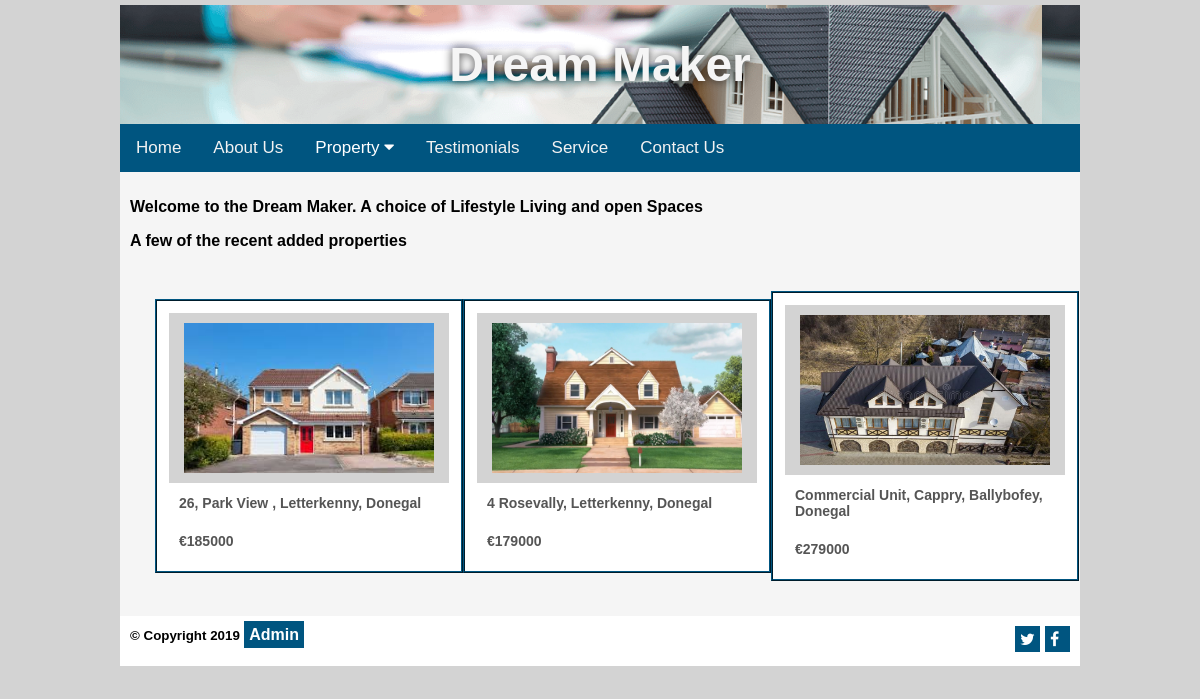
The page / on the database its author committed.
### tables this page shows
CREATE TABLE `property` (
  `propertyid` int(11) NOT NULL,
  `address1` varchar(50) NOT NULL,
  `town` varchar(50) NOT NULL,
  `county` varchar(50) NOT NULL,
  `price` double NOT NULL,
  `bedrooms` int(2) DEFAULT NULL,
  `shortdescription` text NOT NULL,
  `longdescription` text NOT NULL,
  `image` varchar(50) NOT NULL,
  `categoryid` int(11) NOT NULL,
  `vendorid` int(11) NOT NULL
);

### index.php (the view, shortened to what this page needs)
<!DOCTYPE HTML>
<html lang="en">
<head>
 <link rel="stylesheet" href="css/styles.css">
 </head>
<body>
<div id="container">
<div id="content">
  <p> <strong>Welcome to the Dream Maker.  A choice of Lifestyle Living and open Spaces <strong></p>
 <p>A few of the recent added properties</p>
<div class="grid-container">
<?php
$server="localhost";
$dbuser="root";
$password="";
$link=mysqli_connect($server,$dbuser,$password);
mysqli_select_db($link, "property");
$sql = "SELECT * from property";
$result = mysqli_query($link,$sql);
if(mysqli_num_rows($result)>0)
{
$s=0;
  while($row=mysqli_fetch_array($result))
  {
    if($s<3)
    {
      $propertyid=$row["propertyid"];
      $image=$row["image"];
      $address1=$row["address1"];
      $town=$row["town"];
      $county=$row["county"];
      $price=$row["price"];
      echo "<div class='grid-item'>
              <table>
              <tr>
                <td align=center>
                    <a href='moredetails.php?propertyid=$propertyid'><img src='$image' align=center height=150 width=250></a>
                    </td>
              </tr>
              <tr><td>$address1, $town, $county</td></tr>
              <tr><td>&euro;$price</td></tr>
              </table>
          </div>";
    }
      $s++;
  }
}
?>
</div>
</div>
</div>
</body>
</html>

### css/styles.css (style rules this page uses)
body { background-color: lightgrey; background-size: 90%; margin:0;font-family:Arial, Helvetica, sans-serif; }
#container { margin: auto; width: 80%; background-image: url('banner10.png'); border: 5px solid lightgrey; }
.sitename h1 { text-align: center; font-size: 3rem; color: whitesmoke; text-shadow: 0 0 .625rem rgba(0,0,0,0.75); }
#content { background-color: whitesmoke ; padding: 10px; min-height: 300px; }
#content a { background-color:lightgrey; color:#005580; font-weight:bold; padding:5px; }
#footer { background-color: #ffffff; height: 30px; padding: 10px; }
#footer a { background-color: #005580; color: white; text-decoration:none; padding:5px; }
.grid-container { display: grid; grid-template-columns: auto auto auto; background-color:whitesmoke; align-items: center; padding: 25px; }
.grid-item { background-color: white; border: 2px ridge #005580; padding: 10px; font-size: 14px; text-align: left; color: #555; }
table td { padding: 10px; }
table { width: 100% }
table tr:nth-child(1) { background-color: lightgray; }
table tr { background-color:#FFFFFF; }
.topnav { overflow: hidden; background-color: #005580; }
.topnav a { float: left; display: block; color: #f2f2f2; text-align: center; padding: 14px 16px; text-decoration: none; font-size: 17px; }
.dropdown { float: left; overflow: hidden; }
.dropdown .dropbtn { font-size: 17px; border: none; outline: none; color: white; padding: 14px 16px; background-color: inherit; font-family: inherit; margin: 0; }

### rows shown on the page
property: image (picture), address1 "26, Park View", town "Letterkenny", county "Donegal", price "185000"
property: image (picture), address1 "4 Rosevally", town "Letterkenny", county "Donegal", price "179000"
property: image (picture), address1 "Commercial Unit, Cappry", town "Ballybofey", county "Donegal", price "279000"
